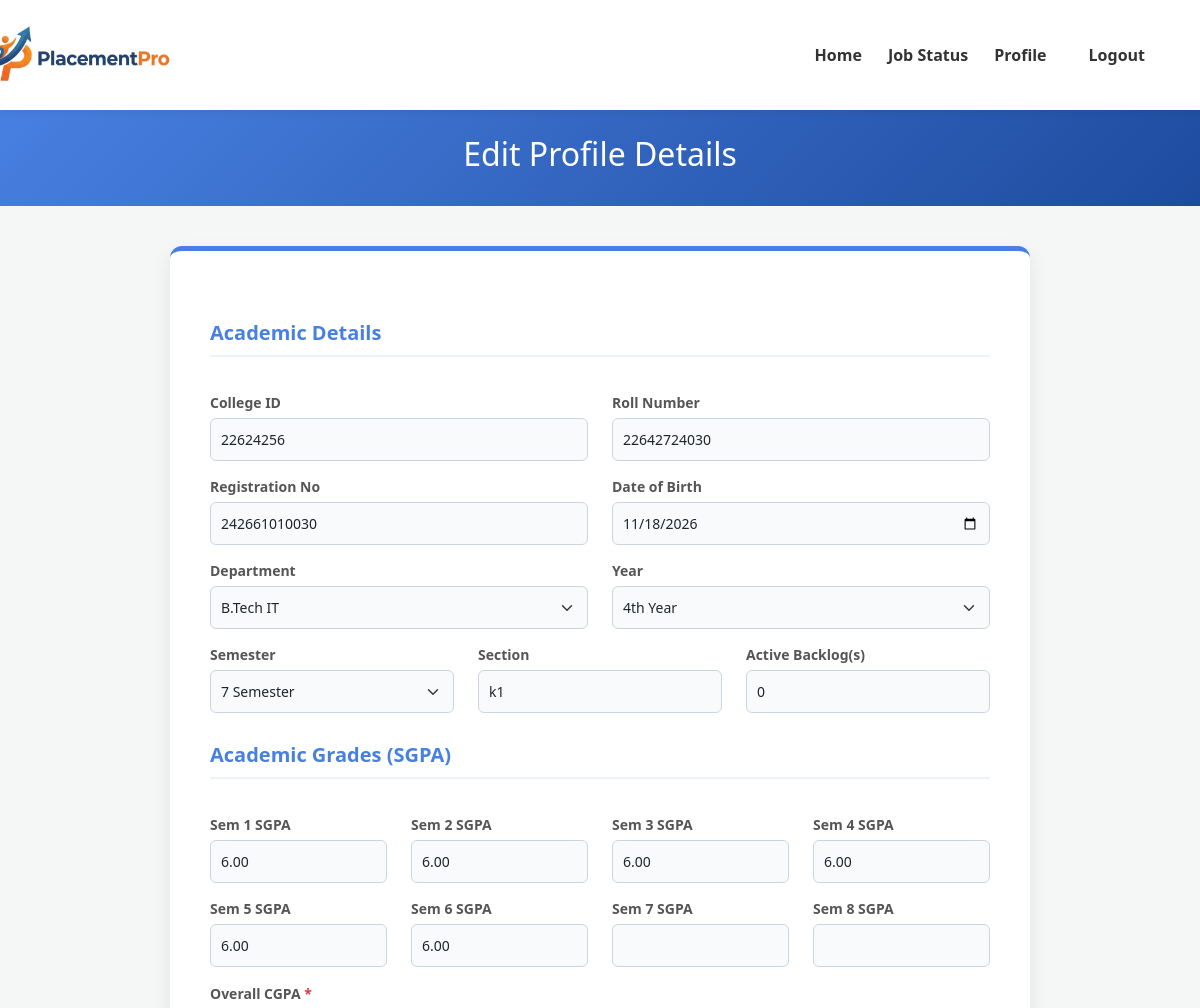
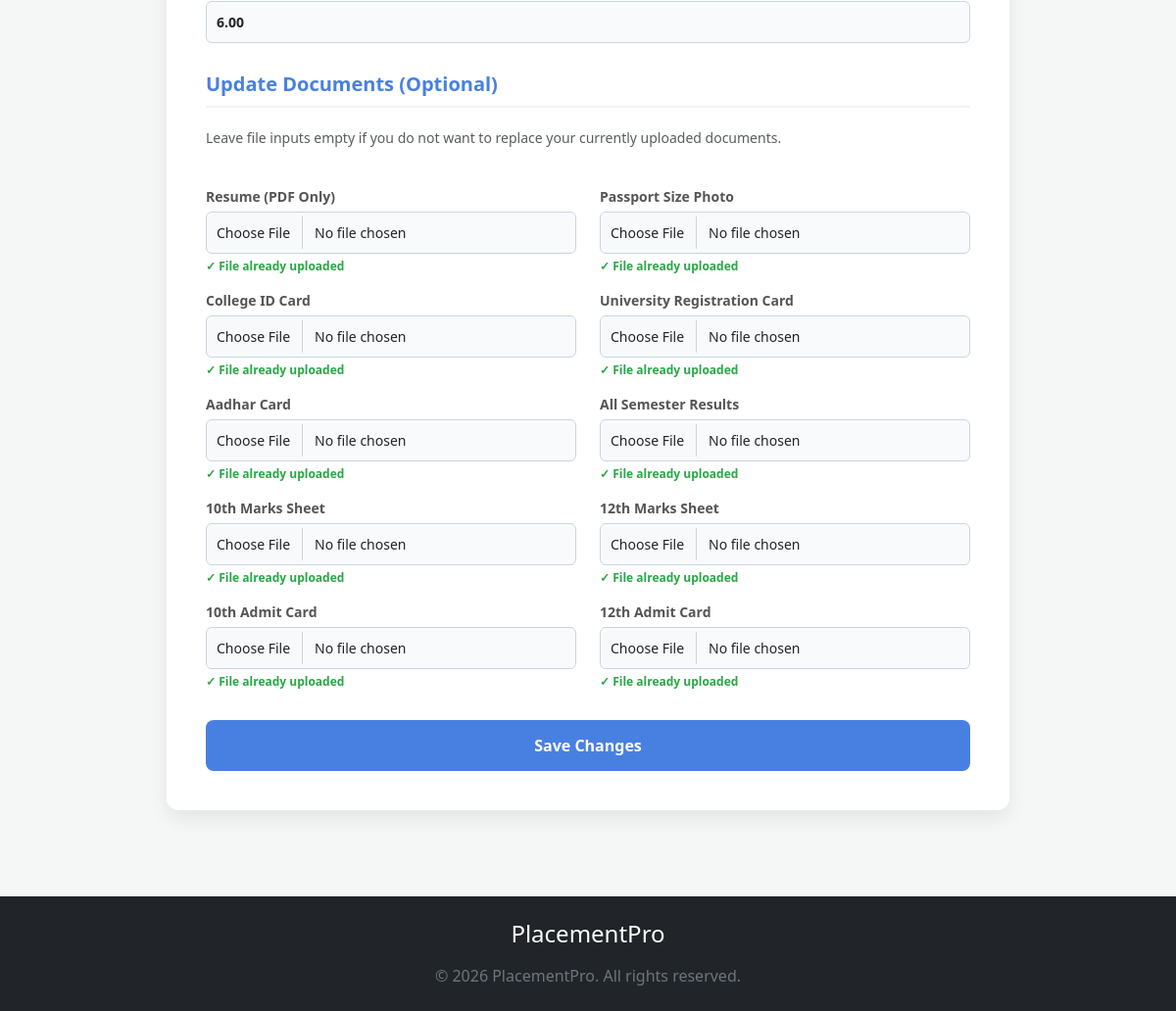
The app's page /StudentSection/EditDetails.php (signed in) with its own data (2 pictures, top to bottom).
### tables this page shows
CREATE TABLE `student_details` (
  `id` int(11) NOT NULL,
  `college_id` varchar(50) DEFAULT NULL,
  `roll_number` varchar(50) DEFAULT NULL,
  `registration_number` varchar(50) DEFAULT NULL,
  `department` varchar(100) DEFAULT NULL,
  `academic_year` varchar(20) DEFAULT NULL,
  `semester` varchar(20) DEFAULT NULL,
  `gmail_id` varchar(100) DEFAULT NULL,
  `date_of_birth` date DEFAULT NULL,
  `section` varchar(20) DEFAULT NULL,
  `active_backlog` int(11) DEFAULT 0,
  `sgpa_1st_sem` decimal(4,2) DEFAULT NULL,
  `sgpa_2nd_sem` decimal(4,2) DEFAULT NULL,
  `sgpa_3rd_sem` decimal(4,2) DEFAULT NULL,
  `sgpa_4th_sem` decimal(4,2) DEFAULT NULL,
  `sgpa_5th_sem` decimal(4,2) DEFAULT NULL,
  `sgpa_6th_sem` decimal(4,2) DEFAULT NULL,
  `sgpa_7th_sem` decimal(4,2) DEFAULT NULL,
  `sgpa_8th_sem` decimal(4,2) DEFAULT NULL,
  `overall_cgpa` decimal(4,2) DEFAULT NULL,
  `resume_file` varchar(255) DEFAULT NULL,
  `registration_card_file` varchar(255) DEFAULT NULL,
  `all_semester_result_file` varchar(255) DEFAULT NULL,
  `aadhar_card_file` varchar(255) DEFAULT NULL,
  `college_id_card_file` varchar(255) DEFAULT NULL,
  `marksheet_10th_file` varchar(255) DEFAULT NULL,
  `marksheet_12th_file` varchar(255) DEFAULT NULL,
  `admit_card_10th_file` varchar(255) DEFAULT NULL,
  `admit_card_12th_file` varchar(255) DEFAULT NULL,
  `passport_size_photo_file` varchar(255) DEFAULT NULL
);

### StudentSection/EditDetails.php (the view, shortened to what this page needs)
<?php
$student_email = $_SESSION['gmail_id'];
$conn = new mysqli("localhost", "root", "", "placementpro");
$fetch_sql = "SELECT * FROM student_details WHERE gmail_id = ?";
$fetch_stmt = $conn->prepare($fetch_sql);
$fetch_stmt->bind_param("s", $student_email);
$fetch_stmt->execute();
$result = $fetch_stmt->get_result();
$student = $result->fetch_assoc();
?>
<!DOCTYPE html>
<html lang="en">
<head>
    <link href="https://cdn.jsdelivr.net/npm/bootstrap@5.3.3/dist/css/bootstrap.min.css" rel="stylesheet">
    <link href="../CSS/EditDetails.css" rel="stylesheet">
</head>
<body>
    <nav class="navbar navbar-expand-lg sticky-top">
        <div class="container">
            <a class="navbar-brand" href="DashboardStudent.php">
                <img src="../Logo.jpeg" alt="PlacementPro Logo" onerror="this.src='https://via.placeholder.com/200x70?text=PlacementPro'">
            </a>
            <div class="collapse navbar-collapse">
                <ul class="navbar-nav ms-auto">
                    <li class="nav-item"><a class="nav-link" href="DashboardStudent.php">Home</a></li>
                    <li class="nav-item"><a class="nav-link" href="ApplyStatus.php">Job Status</a></li>
                    <li class="nav-item"><a class="nav-link active" href="StudentProfile.php">Profile</a></li>
                    <li class="nav-item ms-lg-3"><a class="nav-link text-danger fw-bold" href="../Logout.php">Logout</a></li>
                </ul>
            </div>
        </div>
    </nav>
    <header class="dashboard-header">
        <div>
            <h2>Edit Profile Details</h2>
        </div>
    </header>
    <main>
        <div class="form-container">
            <form action="#" method="POST" enctype="multipart/form-data">
                <h3 class="section-title">Academic Details</h3>
                <div class="row">
                    <div class="col-md-6">
                        <label>College ID</label>
                        <input type="text" name="college_id" class="form-control" value="<?php echo htmlspecialchars($student['college_id'] ?? ''); ?>" required>
                    </div>
                    <div class="col-md-6">
                        <label>Roll Number</label>
                        <input type="text" name="roll_no" class="form-control" value="<?php echo htmlspecialchars($student['roll_number'] ?? ''); ?>" required>
                    </div>
                    <div class="col-md-6">
                        <label>Registration No</label>
                        <input type="text" name="registration_no" class="form-control" value="<?php echo htmlspecialchars($student['registration_number'] ?? ''); ?>" required>
                    </div>
                    <div class="col-md-6">
                        <label>Date of Birth</label>
                        <input type="date" name="dob" class="form-control" value="<?php echo htmlspecialchars($student['date_of_birth'] ?? ''); ?>" required>
                    </div>
                    <div class="col-md-6">
                        <label>Department</label>
                        <select name="department" class="form-select" required>
                            <option value="B.Tech IT" <?php if (($student['department'] ?? '') == 'B.Tech IT') echo 'selected'; ?>>B.Tech IT</option>
                        </select>
                    </div>
                    <div class="col-md-6">
                        <label>Year</label>
                        <select name="year" class="form-select" required>
                            <option value="4th Year" <?php if (($student['academic_year'] ?? '') == '4th Year') echo 'selected'; ?>>4th Year</option>
                        </select>
                    </div>
                    <div class="col-md-4">
                        <label>Semester</label>
                        <select name="semester" class="form-select" required>
                            <?php for ($i = 1; $i <= 8; $i++): ?>
                                <option value="<?php echo $i; ?>" <?php if (($student['semester'] ?? '') == $i) echo 'selected'; ?>><?php echo $i; ?> Semester</option>
                            <?php endfor; ?>
                        </select>
                    </div>
                    <div class="col-md-4">
                        <label>Section</label>
                        <input type="text" name="section" class="form-control" value="<?php echo htmlspecialchars($student['section'] ?? ''); ?>">
                    </div>
                    <div class="col-md-4">
                        <label>Active Backlog(s)</label>
                        <input type="number" name="active_backlog" class="form-control" min="0" value="<?php echo htmlspecialchars($student['active_backlog'] ?? '0'); ?>" required>
                    </div>
                </div>
                <h3 class="section-title">Academic Grades (SGPA)</h3>
                <div class="row">
                    <?php
                    $sgpas = ['1st_sem', '2nd_sem', '3rd_sem', '4th_sem', '5th_sem', '6th_sem', '7th_sem', '8th_sem'];
                    foreach ($sgpas as $index => $col):
                        $num = $index + 1;
                    ?>
                        <div class="col-md-3 col-sm-6">
                            <label>Sem <?php echo $num; ?> SGPA</label>
                            <input type="number" step="0.01" max="10" name="sgpa_<?php echo $num; ?>" class="form-control" value="<?php echo htmlspecialchars($student['sgpa_' . $col] ?? ''); ?>">
                        </div>
                    <?php endforeach; ?>
                </div>
                <div class="mt-3">
                    <label>Overall CGPA <span class="text-danger">*</span></label>
                    <input type="number" step="0.01" max="10" name="cgpa" class="form-control fw-bold" value="<?php echo htmlspecialchars($student['overall_cgpa'] ?? ''); ?>" required>
                </div>
                <h3 class="section-title">Update Documents (Optional)</h3>
                <p class="text-muted small mb-4">Leave file inputs empty if you do not want to replace your currently uploaded documents.</p>
                <div class="row">
                    <?php
                    function fileInput($name, $label, $current_file, $accept = '.pdf,.jpg,.jpeg')
                    {
                        $hint = !empty($current_file) ? "<span class='file-hint'>✓ File already uploaded</span>" : "";
                        echo "
                        <div class='col-md-6'>
                            <label>$label</label>
                            <input type='file' name='$name' class='form-control' accept='$accept'>
                            $hint
                        </div>";
                    }
                    fileInput('resume', 'Resume (PDF Only)', $student['resume_file'], '.pdf');
                    ?>
                </div>
                <button type="submit" class="submit-btn">Save Changes</button>
            </form>
        </div>
    </main>
    <footer class="bg-dark text-white text-center py-4 mt-5">
        <div class="container">
            <h4 class="mb-3">PlacementPro</h4>
            <p class="mb-0 text-secondary">&copy; 2026 PlacementPro. All rights reserved.</p>
        </div>
    </footer>
</body>
</html>

### CSS/EditDetails.css (style rules this page uses)
body { background-color: #f4f7f6; font-family: 'Segoe UI', sans-serif; display: flex; flex-direction: column; min-height: 100vh; margin: 0; }
.navbar { background-color: #ffffff !important; box-shadow: 0 4px 6px rgba(0, 0, 0, 0.05); padding: 15px 20px; }
.navbar-brand { color: #4880e1 !important; font-weight: 800; display: flex; align-items: center; margin-left: -70px; }
.navbar-brand img { height: 70px; width: 200px; object-fit: contain; }
.nav-link { font-weight: 600; color: #333 !important; margin: 0 5px; }
.dashboard-header { display: flex; align-items: center; justify-content: center; height: 12vh; background: linear-gradient(135deg, #4880e1 0%, #1e4b9e 100%); color: white; text-align: center; }
main { flex-grow: 1; padding: 40px 20px; max-width: 900px; margin: 0 auto; width: 100%; }
.form-container { background-color: #ffffff; padding: 40px; border-radius: 12px; box-shadow: 0 8px 20px rgba(0, 0, 0, 0.08); border-top: 5px solid #4880e1; }
.section-title { color: #4880e1; border-bottom: 2px solid #eef2fb; padding-bottom: 10px; margin-top: 30px; margin-bottom: 20px; font-weight: 700; font-size: 20px; }
label { font-weight: 600; color: #555; font-size: 14px; margin-bottom: 5px; margin-top: 15px; display: block; }
.form-control, .form-select { background-color: #f8fafc; border: 1px solid #cbd5e0; padding: 10px; font-size: 14px; }
.file-hint { font-size: 12px; color: #28a745; font-weight: 600; margin-top: 4px; display: block; }
.submit-btn { background-color: #4880e1; color: white; border: none; padding: 14px; font-size: 16px; font-weight: bold; border-radius: 8px; width: 100%; margin-top: 30px; transition: 0.3s; }

### records on screen
student_details: college_id "22624256", roll_no "22642724030", registration_no "242661010030", dob "11/18/2026", department "B.Tech IT", year "4th Year", semester "7 Semester", section "k1", active_backlog "0", sgpa_1 "6.00", sgpa_2 "6.00", sgpa_3 "6.00", sgpa_4 "6.00", sgpa_5 "6.00", sgpa_6 "6.00", cgpa "6.00"

### other values on screen
$num "1"
$num "2"
$num "3"
$num "4"
$num "5"
$num "6"
$num "7"
$num "8"
$label "Resume (PDF Only) Passport Size Photo College ID Card University Registration Card Aadhar Card All Semester Results 10th Marks Sheet 12th Marks Sheet 10th Admit Card 12th Admit Card"
